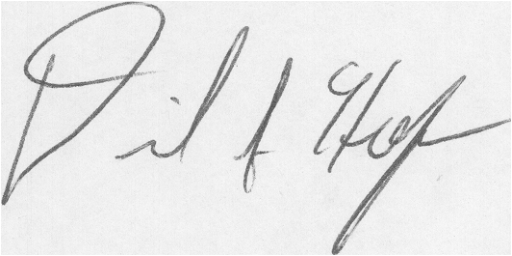
#> input picture data/preprocessed_old/full_org/original_10_7.png, 512 x 256 px, found by its file name; its folder holds 4 pictures in this run
$ python KNN.py
#> lines starting #> are read from the running program, lines starting #| are printed output that depends on the picture; pictures that were not available may be replaced by others from this repository, and a replacement may not be noted
import os
import pandas as pd
from PIL import Image
import numpy as np
from scipy.spatial import distance
import cv2
import random
import matplotlib.pyplot as plt
import seaborn as sns

class KNN:

    model = []
    classification = []

    def train(self, writers_real, writers_forged):

        for i in range(len(writers_real)):

        # Current method is comparing the squared differences, could possibly just compare non-squared?

            realImgs = writers_real[i]
            forgedImgs = writers_forged[i]

            print(i)

            for j in range(len(realImgs)):

                img_real = cv2.imread(realImgs[j], cv2.IMREAD_GRAYSCALE).astype(np.float32) / 255.0
#> img_real: shape (256, 512) float32; min 0.318, max 1, mean 0.909
                img_real = cv2.resize(img_real, (256, 128))
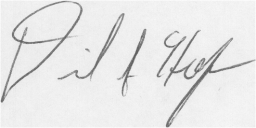
#> img_real: shape (128, 256) float32; min 0.37, max 0.991, mean 0.909

                # Compare to all other images in realImgs

                for k in range(j+1, len(realImgs)):

                    img_2_real = cv2.imread(realImgs[k], cv2.IMREAD_GRAYSCALE).astype(np.float32) / 255.0
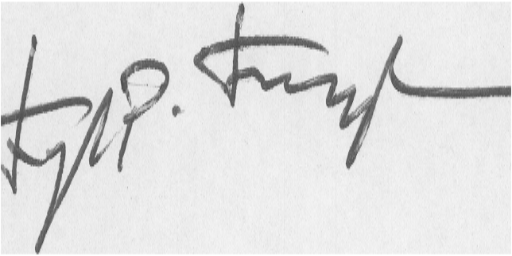
#> input picture data/preprocessed_old/full_org/original_11_24.png, 512 x 256 px, found by its file name
#> img_2_real: shape (256, 512) float32; min 0.298, max 1, mean 0.879
                    img_2_real = cv2.resize(img_2_real, (256, 128))
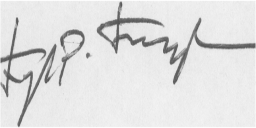
#> img_2_real: shape (128, 256) float32; min 0.32, max 0.994, mean 0.879

                    real_diff = (img_real - img_2_real)**2
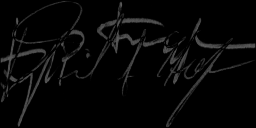
#> real_diff: shape (128, 256) float32; min 0, max 0.373, mean 0.0267

                    self.model.append(real_diff)
                    self.classification.append('Real')

                # Compare to all images in forgedImgs

                for k in range(len(forgedImgs)):

                    img_forged = cv2.imread(forgedImgs[k], cv2.IMREAD_GRAYSCALE).astype(np.float32) / 255.0
                    img_forged = cv2.resize(img_forged, (256, 128))

                    forged_diff = (img_real - img_forged)**2
#> forged_diff: shape (128, 256) float32; every value is 0

                    self.model.append(forged_diff)
                    self.classification.append('Forged')

    def test(self, writing_1, writing_2, k):

        img_1 = cv2.imread(writing_1, cv2.IMREAD_GRAYSCALE).astype(np.float32) / 255.0
        img_1 = cv2.resize(img_1, (256, 128))
        img_2 = cv2.imread(writing_2, cv2.IMREAD_GRAYSCALE).astype(np.float32) / 255.0
        img_2 = cv2.resize(img_2, (256, 128))

        diff = (img_1 - img_2)**2

        votes = {'Real': 0, 'Forged': 0}

        for i in range(k):

            min_distance = None
            classification = None
            ind = None

            used = []

            for index in range(len(self.model)):
                row = self.model[index]
                dist = np.linalg.norm(diff - np.array(row))

                if (min_distance == None or dist < min_distance) and index not in used:
                    min_distance = dist
                    classification = self.classification[index]
                    ind = index

            votes[classification] += 1

            used.append(ind)

        if votes['Forged'] > votes['Real']:
            return('Forged')
        else:
            return('Real')

    def evaluate(self, org_list, forg_list, num_img, k, train_split, test_split):

        writers_real = [org_list[i:i + num_img] for i in range(0, len(org_list), num_img)]
        writers_forged = [forg_list[i:i + num_img] for i in range(0, len(forg_list), num_img)]

        writers_real_train = writers_real[:train_split]
        writers_forged_train = writers_forged[:train_split]

        self.train(writers_real_train, writers_forged_train)

        TP = 0
        FP = 0
        FN = 0
        TN = 0

        for i in range(test_split):

            print(i)

#> (the run stopped early here; a loop or call above may not have finished)
